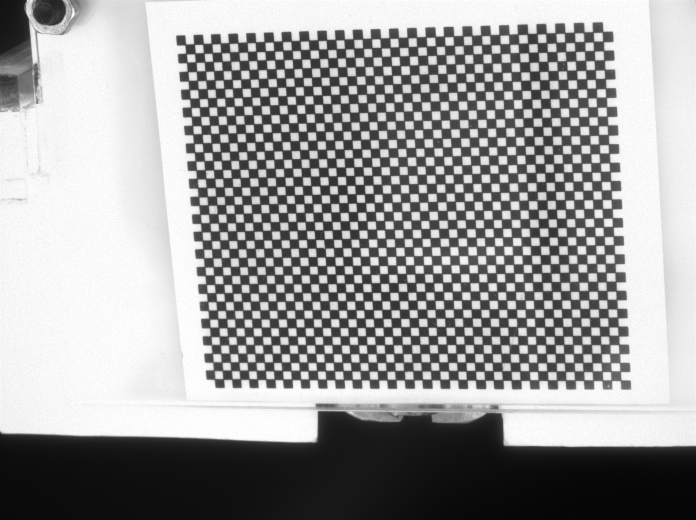
#> input picture phyctrl/cameras/calibrations/49712223528793946/localizationImage.png, 1392 x 1040 px (shown at 1/2 size); its folder holds only this picture in this run
$ python simple_finder.py   (Python 2 division)
#> lines starting #> are read from the running program, lines starting #| are printed output that depends on the picture
#!/usr/bin/env python

from pylab import *

import stopwatch

def find_crossing(arr, threshold):
    pts = where(arr < threshold)[0]
    if len(pts):
        return pts[-1]
    else:
        return -1

def calc_thresh(im, yLimits):
    clip = im[yLimits[0]:yLimits[1]]
    return mean(clip) - std(clip) * 2.

@stopwatch.clockit
def find_tip(im, yLimits, threshold=None, stripDims=[100,20]):
    t = stopwatch.Timer()
    clip = im[yLimits[0]:yLimits[1]]
    print str(t), "Post Clip"
    if threshold == None: # this is slow, maybe just do it one per camera (or exposure setting)
        threshold = calc_thresh(im, yLimits)#mean(clip) - std(clip) * 2.
    print str(t), "Post Thresh Calc"
    col = clip.min(1)
    y = find_crossing(col, threshold)
    print str(t), "Post y-crossing"
    if y == -1 or y-stripDims[0] < 0 or y+stripDims[1]+1 > clip.shape[0]:
        return -1, -1
    row = clip[y-stripDims[0]:y+stripDims[1]].min(0)
    x = find_crossing(row, threshold)
    print str(t), "Post x-crossing"
    if x == -1:
        return -1, -1
    return x, y + yLimits[0]
    # [12 lines of commented-out code are left out]


if __name__ == '__main__':
    import glob
    baseDir = "/Volumes/vnsl/cncLogs/1295986493/cameras/"
    nFiles = 5
    for uuid in (49712223528793946, 49712223528793951):
        imDir = baseDir + '/' + str(uuid) + '/'
        imFiles = glob.glob(imDir+'/*.png')
        assert len(imFiles)
        if len(imFiles) > nFiles:
            imFiles = imFiles[:nFiles]
        t = None
        for fn in imFiles:
            im = double(imread(fn))
#> im: shape (1040, 1392) float64; min 0.0157, max 1, mean 0.61
            yLimits = {49712223528793946: [206, 763],
                        49712223528793951: [190, 755]}

            if t == None:
                t = calc_thresh(im, yLimits[uuid])
#> in calc_thresh, `clip = im[yLimits[0]:yLimits[1]]`:
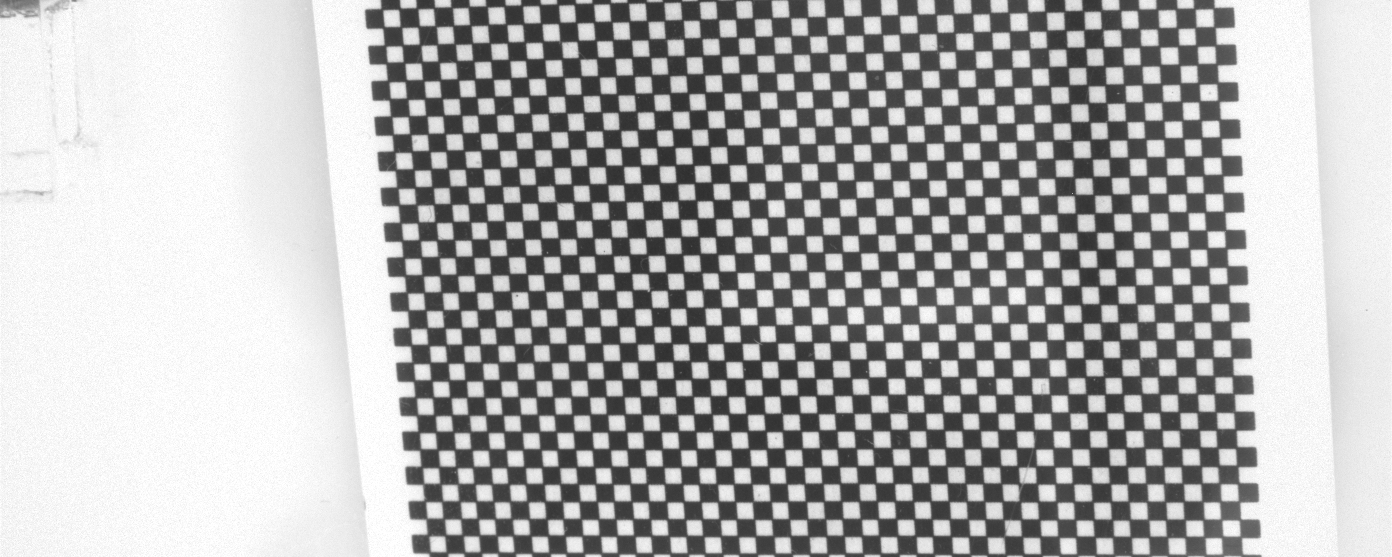
#> clip: shape (557, 1392) float64; min 0.18, max 1, mean 0.683
#> t = 0.0651
#> (the run stopped early here; a loop or call above may not have finished)
